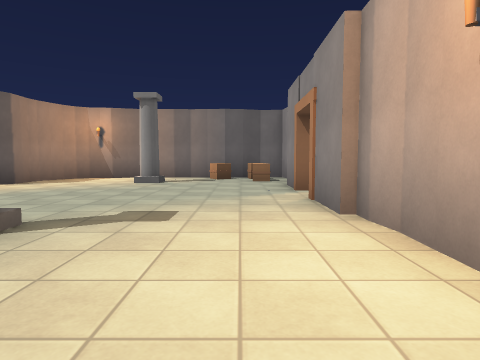
[1] (above)

24 first-person views from a walk through a 3-D level made in the Godot game engine. The camera is 1.2 m above the floor, tilts 4° down and sees 75° across. The floor is counted in squares, 2 m on a side. Each view is taken from the middle of a square. On the plan, view 1 faces up. The plan holds only what a view shows up to about 9 squares ahead; the rest is blank. The place goes on beyond the plan. Some surface patterns are stand-ins.

[2]
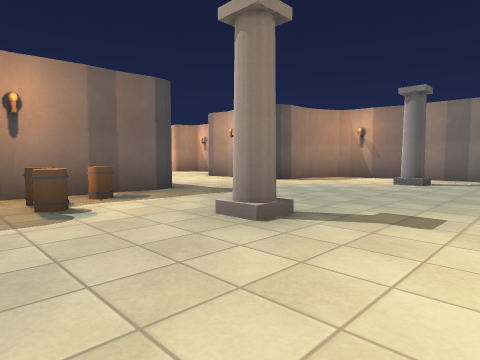

[3]
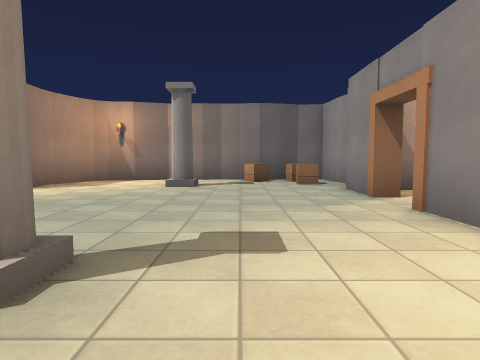

[4]
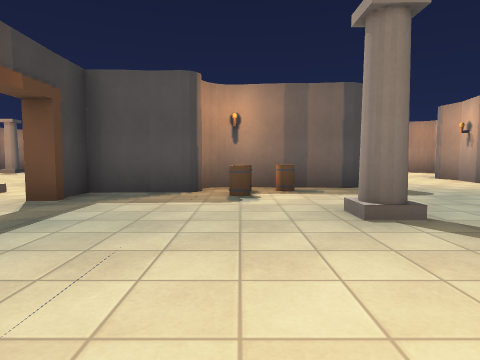

[5]
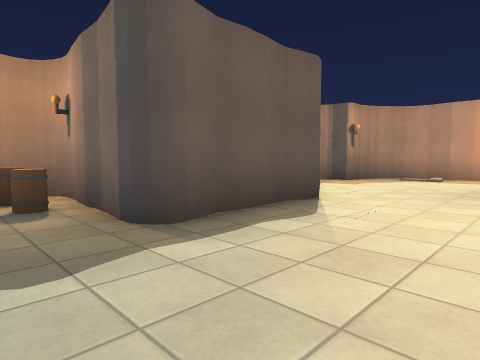

[6]
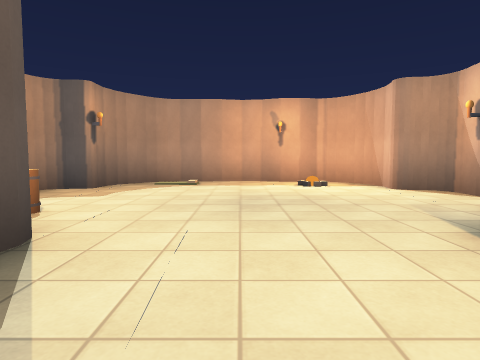

[7]
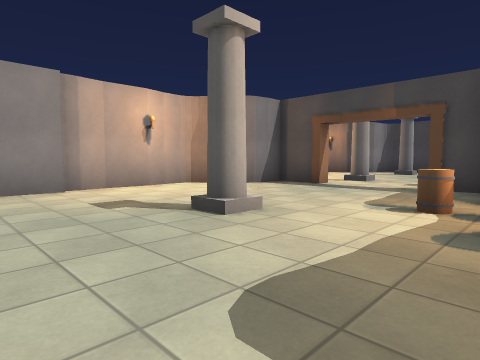

[8]
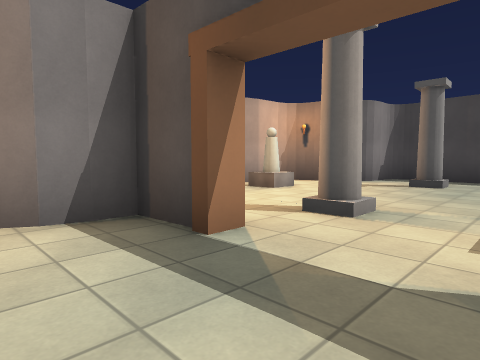

[9]
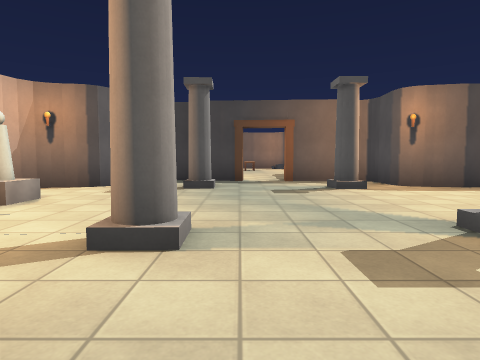

[10]
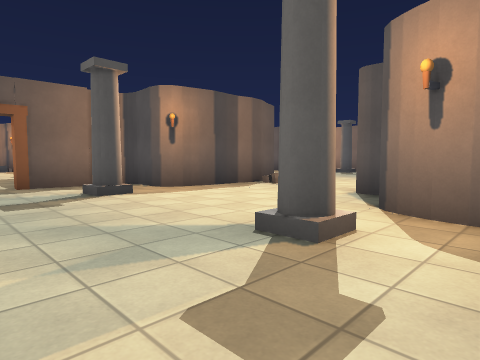

[11]
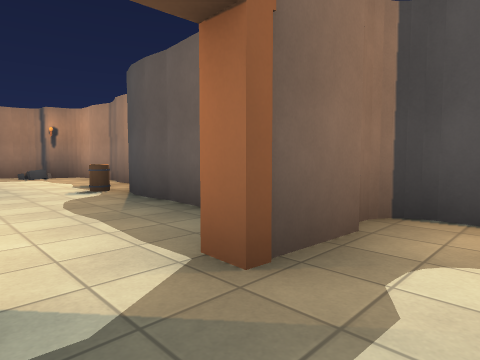

[12]
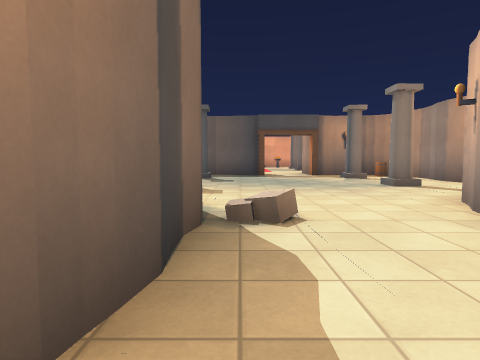

[13]
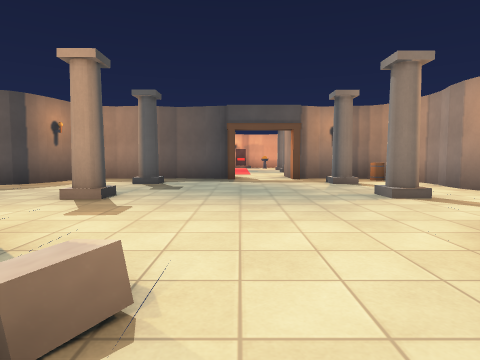

[14]
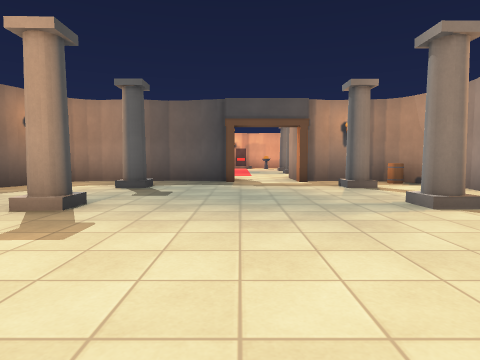

[15]
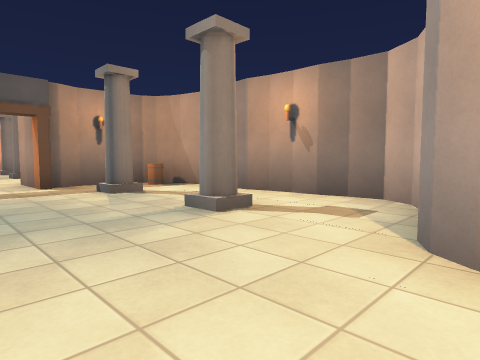

[16]
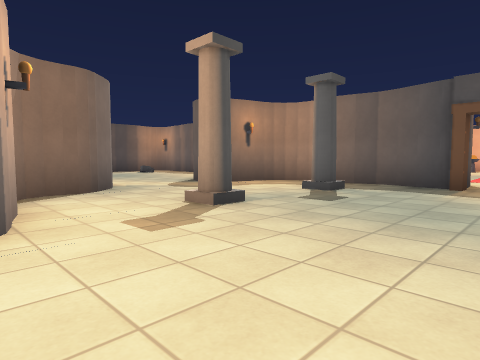

[17]
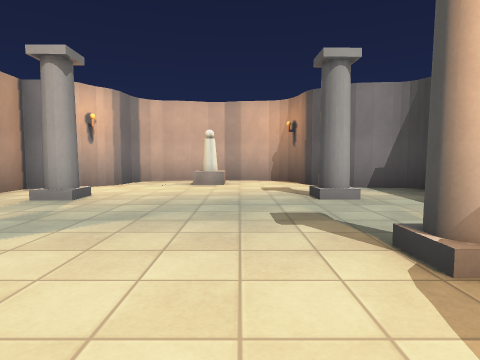

[18]
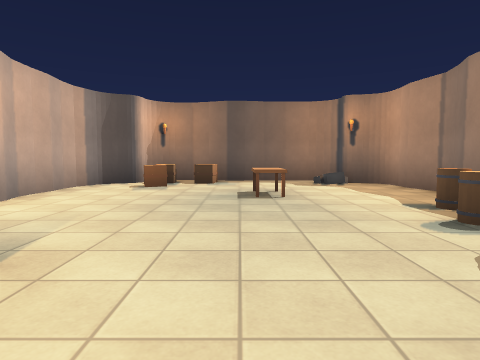

[19]
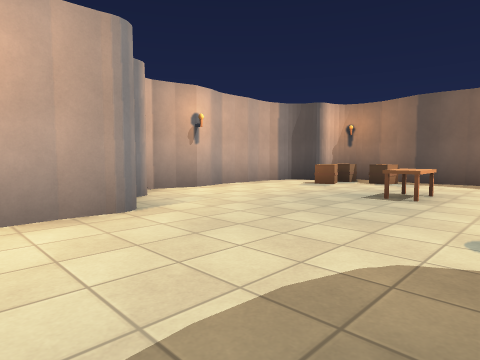

[20]
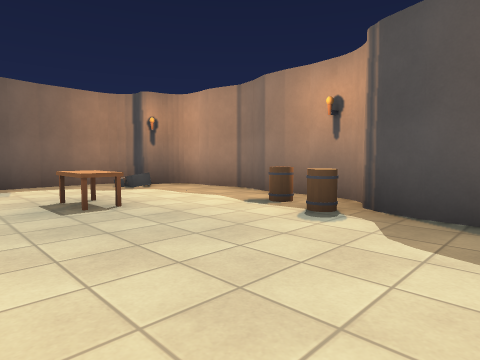

[21]
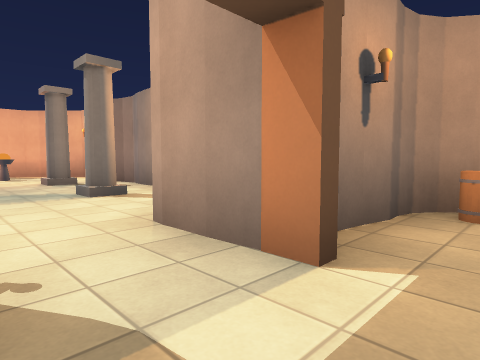

[22]
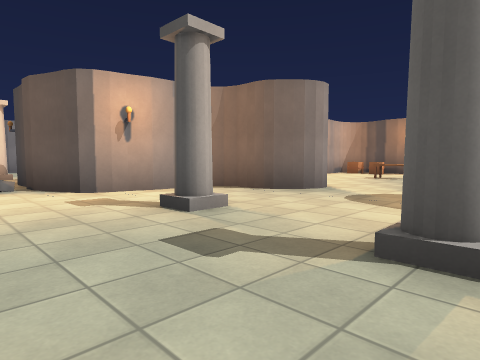

[23]
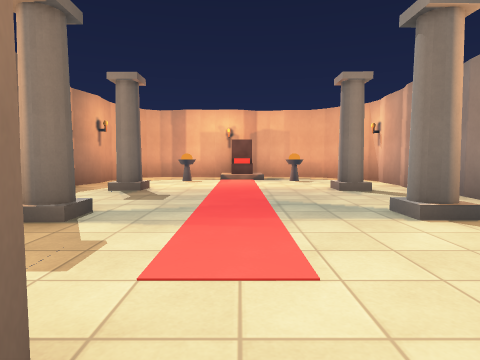

[24]
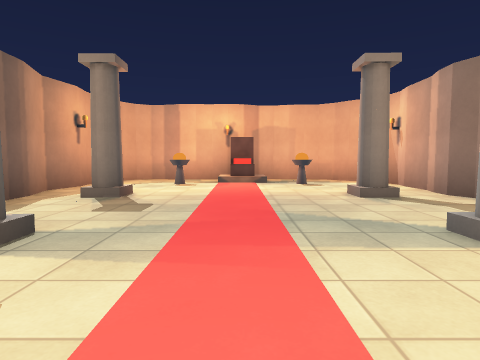

### Floor plan
Key: @ floor where view 1 was taken; # wall or solid block; . floor; / step, stairs or slope; = window, fence, low wall or low ledge; C crate; P pillar; B barrel; S statue; T table; H throne; O other object.
Columns run from 27 left of view 1 to 3 right of it. Each row starts with its distance up from view 1.
 10                       ########
  9                ##    ##...CCC#
  8              ###..   #...P..C#
  7              #.....###......##
  6             ##..............#
  5             #...............#
  4             ##..............#
  3              #....B###...P..##
  2              ###..   #B......#
  1                #     #BB.....#
  0                      ##....@##
 -1            #######   ###...##
 -2 #######   ##B....##  #.#..###
 -3 #.......  #....P..#  #.P..P.###
 -4 #...P..P.###P.....##..........#
 -5 #.#.........................S.#
 -6 #H............................#
 -7 #.#......###......./...P..P...#
 -8 #...P..P. #..P.P..####......###
 -9 #......   ##......#  #...##.#
-10 ######     #......#  ###..###
-11            ###..###   #....#
-12              ...#     #....##
-13              ....     #.....##
-14               ...    ##B.....#
-15                ..    #B......#
-16                O     #...T...#
-17                      #.......#
-18                      #.=...C.#
-19                      ##...CC##
-20                       #######

Where each view was taken, in squares from view 1:
view 1: 0 up, 0 right, facing up
view 2: 0 up, 0 right, facing up-left
view 3: 1 up, 1 left, facing up
view 4: 1 up, 1 right, facing left
view 5: 6 up, 4 left, facing down-left
view 6: 5 up, 6 left, facing left
view 7: 5 up, 5 left, facing down-right
view 8: 0 up, 3 left, facing down-right
view 9: 1 down, 2 left, facing down
view 10: 2 down, 2 left, facing down-left
view 11: 8 down, 2 left, facing down-left
view 12: 7 down, 5 left, facing left
view 13: 6 down, 7 left, facing left
view 14: 6 down, 8 left, facing left
view 15: 6 down, 9 left, facing up-left
view 16: 5 down, 9 left, facing down-left
view 17: 6 down, 6 left, facing right
view 18: 11 down, 2 left, facing down
view 19: 11 down, 4 left, facing down-right
view 20: 12 down, 1 left, facing down-left
view 21: 6 down, 15 left, facing up-left
view 22: 6 down, 15 left, facing down-right
view 23: 6 down, 17 left, facing left
view 24: 6 down, 18 left, facing left
